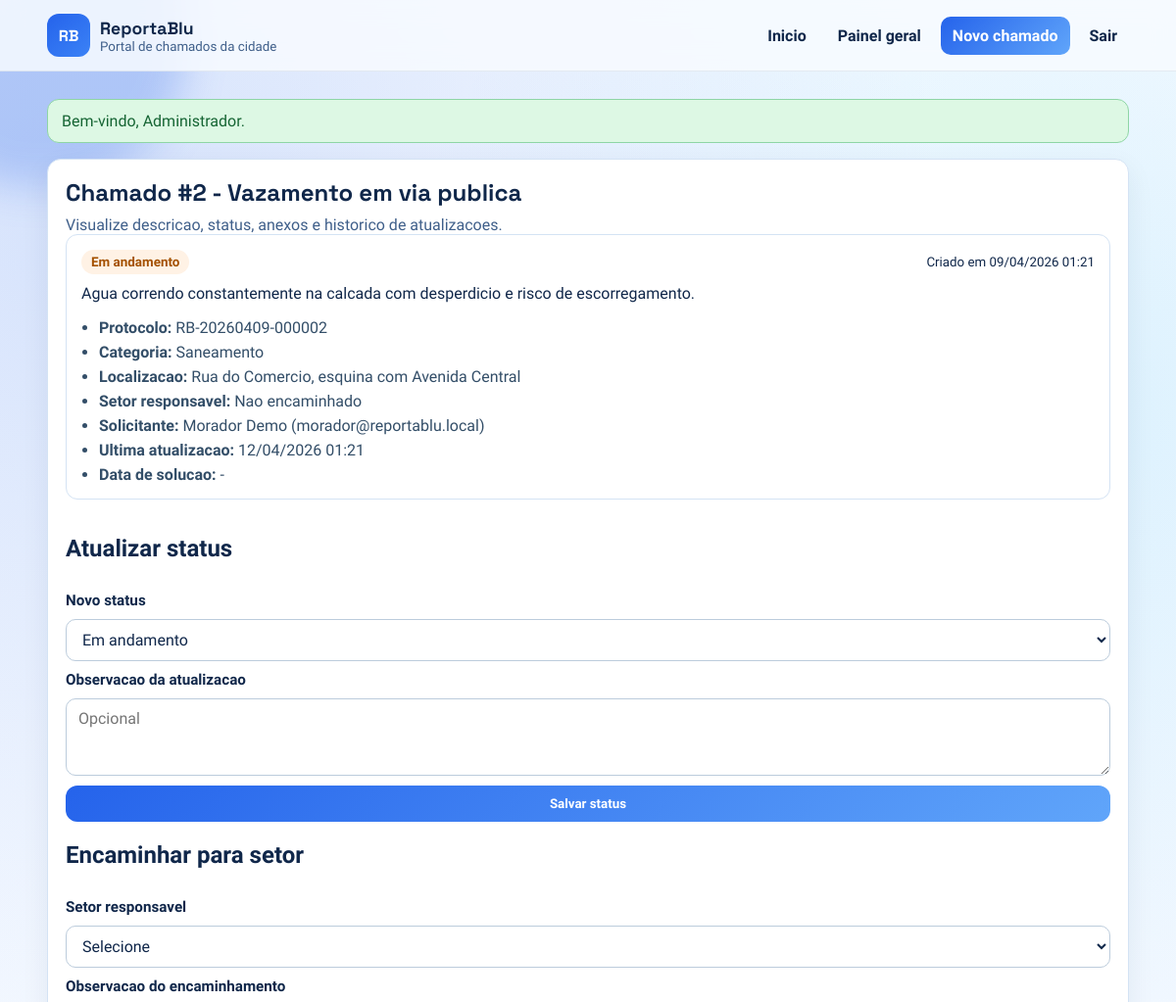
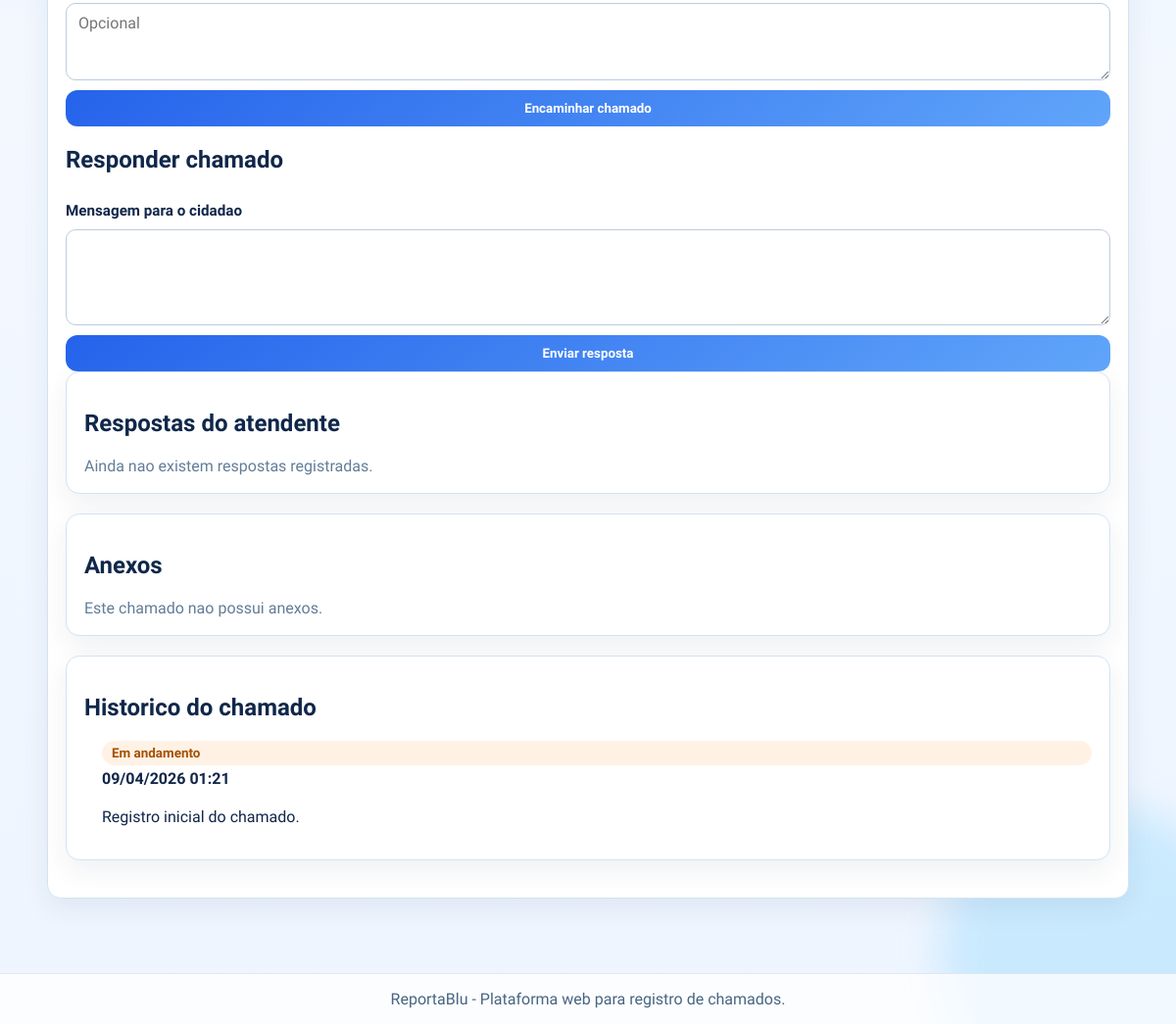
The page /ticket_detail.php?id=2 (signed in) on the database its author committed (2 pictures, top to bottom).
### tables this page shows
CREATE TABLE IF NOT EXISTS tickets (
    id INT UNSIGNED AUTO_INCREMENT PRIMARY KEY,
    user_id INT UNSIGNED NOT NULL,
    category_id INT UNSIGNED NOT NULL,
    titulo VARCHAR(180) NOT NULL,
    descricao TEXT NOT NULL,
    localizacao VARCHAR(255) NOT NULL,
    status ENUM('aberto', 'em_andamento', 'solucionado', 'fechado') NOT NULL DEFAULT 'aberto',
    created_at TIMESTAMP NOT NULL DEFAULT CURRENT_TIMESTAMP,
    updated_at TIMESTAMP NOT NULL DEFAULT CURRENT_TIMESTAMP ON UPDATE CURRENT_TIMESTAMP,
    resolved_at DATETIME NULL,
    CONSTRAINT fk_tickets_user FOREIGN KEY (user_id) REFERENCES users(id) ON DELETE CASCADE,
    CONSTRAINT fk_tickets_category FOREIGN KEY (category_id) REFERENCES categories(id) ON DELETE RESTRICT,
    INDEX idx_tickets_status (status),
    INDEX idx_tickets_created_at (created_at)
);

CREATE TABLE IF NOT EXISTS ticket_protocols (
    id INT UNSIGNED AUTO_INCREMENT PRIMARY KEY,
    ticket_id INT UNSIGNED NOT NULL,
    protocol_code VARCHAR(40) NOT NULL UNIQUE,
    created_at TIMESTAMP NOT NULL DEFAULT CURRENT_TIMESTAMP,
    CONSTRAINT fk_ticket_protocols_ticket FOREIGN KEY (ticket_id) REFERENCES tickets(id) ON DELETE CASCADE,
    UNIQUE KEY uq_ticket_protocols_ticket (ticket_id)
);

CREATE TABLE IF NOT EXISTS categories (
    id INT UNSIGNED AUTO_INCREMENT PRIMARY KEY,
    nome VARCHAR(100) NOT NULL UNIQUE,
    created_at TIMESTAMP NOT NULL DEFAULT CURRENT_TIMESTAMP
);

CREATE TABLE IF NOT EXISTS users (
    id INT UNSIGNED AUTO_INCREMENT PRIMARY KEY,
    nome VARCHAR(120) NOT NULL,
    email VARCHAR(160) NOT NULL UNIQUE,
    password_hash VARCHAR(255) NOT NULL,
    role ENUM('morador', 'admin') NOT NULL DEFAULT 'morador',
    created_at TIMESTAMP NOT NULL DEFAULT CURRENT_TIMESTAMP
);

CREATE TABLE IF NOT EXISTS ticket_status_history (
    id INT UNSIGNED AUTO_INCREMENT PRIMARY KEY,
    ticket_id INT UNSIGNED NOT NULL,
    status ENUM('aberto', 'em_andamento', 'solucionado', 'fechado') NOT NULL,
    note VARCHAR(255) NULL,
    created_at TIMESTAMP NOT NULL DEFAULT CURRENT_TIMESTAMP,
    CONSTRAINT fk_ticket_status_history_ticket FOREIGN KEY (ticket_id) REFERENCES tickets(id) ON DELETE CASCADE,
    INDEX idx_ticket_status_history_ticket (ticket_id),
    INDEX idx_ticket_status_history_created (created_at)
);

### ticket_detail.php (the view, shortened to what the rows shown need)
<?php
require_once __DIR__ . '/includes/layout.php';
$ticketFacade = \ReportaBlu\Application\AppFactory::ticketFacade(db(), __DIR__);
$ticketId = (int) ($_GET['id'] ?? 0);
$detailData = $ticketFacade->ticketDetail($ticketId, currentUserId(), isAdmin());
$ticket = $detailData['ticket'];
$historyItems = $detailData['history'];
$assignment = $detailData['assignment'];
?>
<section class="panel">
    <div class="section-head">
        <h1>Chamado #<?= (int) $ticket['id'] ?> - <?= h((string) $ticket['titulo']) ?></h1>
        <p>Visualize descricao, status, anexos e historico de atualizacoes.</p>
    </div>
    <div class="ticket-card detail-card">
        <div class="card-top">
            <span class="status-badge <?= h(statusClass((string) $ticket['status'])) ?>">
                <?= h(statusLabel((string) $ticket['status'])) ?>
            </span>
            <small>Criado em <?= formatDateTime((string) $ticket['created_at']) ?></small>
        </div>
        <p><?= nl2br(h((string) $ticket['descricao'])) ?></p>
        <ul class="meta-list">
            <li><strong>Protocolo:</strong> <?= h((string) ($ticket['protocol_code'] ?? '-')) ?></li>
            <li><strong>Categoria:</strong> <?= h((string) $ticket['categoria']) ?></li>
            <li><strong>Localizacao:</strong> <?= h((string) $ticket['localizacao']) ?></li>
            <li><strong>Setor responsavel:</strong> <?= $assignment ? h(departmentLabel((string) $assignment['department'])) : 'Nao encaminhado' ?></li>
            <li><strong>Solicitante:</strong> <?= h((string) $ticket['solicitante']) ?> (<?= h((string) $ticket['solicitante_email']) ?>)</li>
            <li><strong>Ultima atualizacao:</strong> <?= formatDateTime((string) $ticket['updated_at']) ?></li>
            <li><strong>Data de solucao:</strong> <?= formatDateTime((string) $ticket['resolved_at']) ?></li>
        </ul>
    </div>
    <?php if (isAdmin()): ?>
        <form class="form-grid status-form" method="post" action="ticket_detail.php?id=<?= (int) $ticket['id'] ?>" data-status-form>
            <h2>Atualizar status</h2>
        </form>
        <form class="form-grid status-form" method="post" action="ticket_detail.php?id=<?= (int) $ticket['id'] ?>">
            <h2>Encaminhar para setor</h2>
        </form>
        <form class="form-grid status-form" method="post" action="ticket_detail.php?id=<?= (int) $ticket['id'] ?>">
            <h2>Responder chamado</h2>
        </form>
    <?php endif; ?>
    <section class="panel">
        <h2>Respostas do atendente</h2>
    </section>
    <section class="panel">
        <h2>Anexos</h2>
    </section>
    <section class="panel">
        <h2>Historico do chamado</h2>
        <?php if (count($historyItems) > 0): ?>
            <ul class="history-list">
                <?php foreach ($historyItems as $historyItem): ?>
                    <li>
                        <span class="status-badge <?= h(statusClass((string) $historyItem['status'])) ?>">
                            <?= h(statusLabel((string) $historyItem['status'])) ?>
                        </span>
                        <strong><?= formatDateTime((string) $historyItem['created_at']) ?></strong>
                        <p><?= h((string) $historyItem['note']) ?></p>
                    </li>
                <?php endforeach; ?>
            </ul>
        <?php endif; ?>
    </section>
</section>

### rows shown on the page
tickets: id "2", titulo "Vazamento em via publica", status "Em andamento", created_at "09/04/2026 01:21", descricao "Agua correndo constantemente na calcada com desperdicio e risco de escorregamento.", ticket_protocols.protocol_code "RB-20260409-000002", category.nome "Saneamento", localizacao "Rua do Comercio, esquina com Avenida Central", user.nome "Morador Demo", user.email "morador@reportablu.local", updated_at "12/04/2026 01:21", resolved_at "-"
ticket_status_history: status "Em andamento", created_at "09/04/2026 01:21", note "Registro inicial do chamado."

### other values the page prints
$appName "ReportaBlu"
$flash['message'] "Bem-vindo, Administrador."
form field status "Em andamento"
